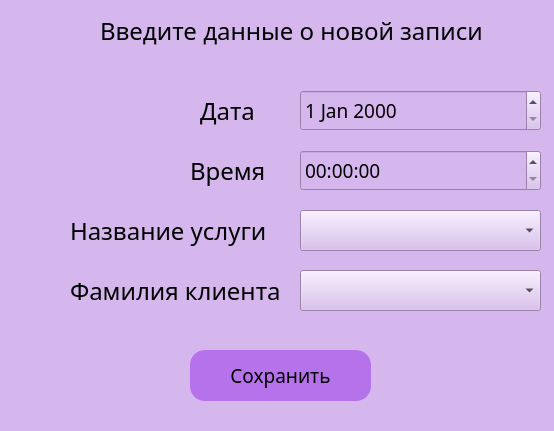
<?xml version="1.0" encoding="UTF-8"?>
<ui version="4.0">
 <class>Dialog</class>
 <widget class="QDialog" name="Dialog">
  <property name="geometry">
   <rect>
    <x>0</x>
    <y>0</y>
    <width>554</width>
    <height>431</height>
   </rect>
  </property>
  <property name="windowTitle">
   <string>Dialog</string>
  </property>
  <property name="styleSheet">
   <string notr="true">background-color: rgb(213, 182, 237);
</string>
  </property>
  <widget class="QPushButton" name="saveBtn">
   <property name="geometry">
    <rect>
     <x>190</x>
     <y>350</y>
     <width>181</width>
     <height>51</height>
    </rect>
   </property>
   <property name="font">
    <font>
     <family>News Cycle</family>
     <pointsize>14</pointsize>
    </font>
   </property>
   <property name="styleSheet">
    <string notr="true">QPushButton{
border-radius: 15px;
background-color: #B672EA;
}</string>
   </property>
   <property name="text">
    <string>Сохранить</string>
   </property>
  </widget>
  <widget class="QLabel" name="label">
   <property name="geometry">
    <rect>
     <x>100</x>
     <y>10</y>
     <width>401</width>
     <height>41</height>
    </rect>
   </property>
   <property name="font">
    <font>
     <family>News Cycle</family>
     <pointsize>18</pointsize>
    </font>
   </property>
   <property name="text">
    <string>Введите данные о новой записи </string>
   </property>
  </widget>
  <widget class="QLabel" name="label_2">
   <property name="geometry">
    <rect>
     <x>200</x>
     <y>90</y>
     <width>71</width>
     <height>41</height>
    </rect>
   </property>
   <property name="font">
    <font>
     <family>News Cycle</family>
     <pointsize>18</pointsize>
    </font>
   </property>
   <property name="text">
    <string>Дата</string>
   </property>
  </widget>
  <widget class="QLabel" name="label_3">
   <property name="geometry">
    <rect>
     <x>190</x>
     <y>150</y>
     <width>91</width>
     <height>41</height>
    </rect>
   </property>
   <property name="font">
    <font>
     <family>News Cycle</family>
     <pointsize>18</pointsize>
    </font>
   </property>
   <property name="text">
    <string>Время</string>
   </property>
  </widget>
  <widget class="QLabel" name="label_4">
   <property name="geometry">
    <rect>
     <x>70</x>
     <y>210</y>
     <width>211</width>
     <height>41</height>
    </rect>
   </property>
   <property name="font">
    <font>
     <family>News Cycle</family>
     <pointsize>18</pointsize>
    </font>
   </property>
   <property name="text">
    <string>Название услуги</string>
   </property>
  </widget>
  <widget class="QLabel" name="label_5">
   <property name="geometry">
    <rect>
     <x>70</x>
     <y>270</y>
     <width>221</width>
     <height>41</height>
    </rect>
   </property>
   <property name="font">
    <font>
     <family>News Cycle</family>
     <pointsize>18</pointsize>
    </font>
   </property>
   <property name="text">
    <string>Фамилия клиента</string>
   </property>
  </widget>
  <widget class="QComboBox" name="comboBox">
   <property name="geometry">
    <rect>
     <x>300</x>
     <y>270</y>
     <width>241</width>
     <height>41</height>
    </rect>
   </property>
  </widget>
  <widget class="QComboBox" name="comboBox_2">
   <property name="geometry">
    <rect>
     <x>300</x>
     <y>210</y>
     <width>241</width>
     <height>41</height>
    </rect>
   </property>
  </widget>
  <widget class="QDateEdit" name="dateEdit">
   <property name="geometry">
    <rect>
     <x>300</x>
     <y>90</y>
     <width>241</width>
     <height>41</height>
    </rect>
   </property>
   <property name="font">
    <font>
     <family>News Cycle</family>
     <pointsize>14</pointsize>
    </font>
   </property>
  </widget>
  <widget class="QTimeEdit" name="timeEdit">
   <property name="geometry">
    <rect>
     <x>300</x>
     <y>150</y>
     <width>241</width>
     <height>41</height>
    </rect>
   </property>
   <property name="font">
    <font>
     <family>News Cycle</family>
     <pointsize>14</pointsize>
    </font>
   </property>
  </widget>
 </widget>
 <resources/>
 <connections/>
</ui>
